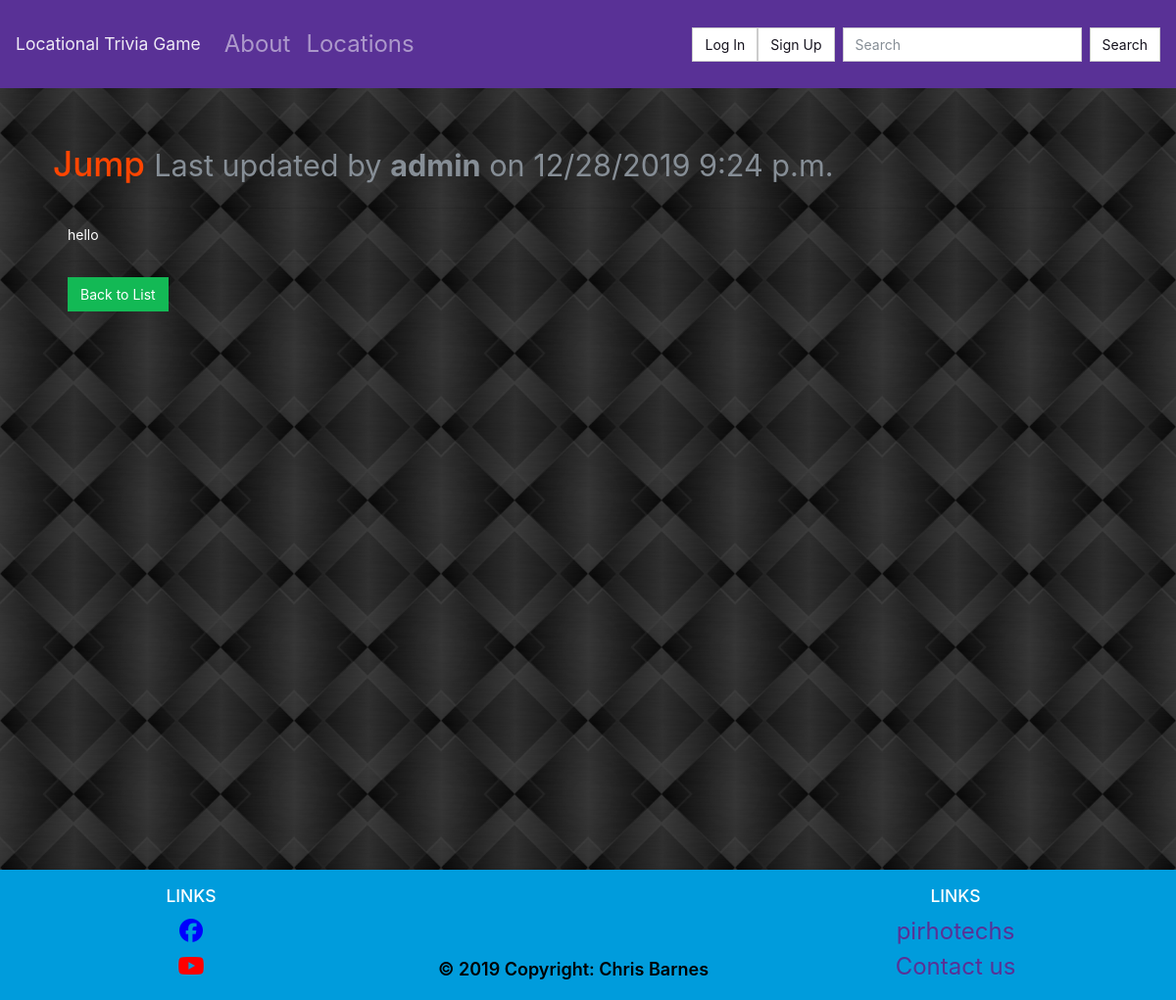
Page /locations/jump/ on the committed database.
### locations/models.py (models this page shows, shortened)
class Page(models.Model):
    objects = models.Manager()
    slug = models.CharField(max_length=settings.PAGE_TITLE_MAX_LENGTH, blank=True, editable=False, help_text="Unique URL path to access this page. Generated by the system.")
    created = models.DateTimeField(auto_now_add=True, help_text="The date and time this page was created. Automatically generated when the model saves.")
    modified = models.DateTimeField(auto_now=True, help_text="The date and time this page was updated. Automatically generated when the model updates.")
    title = models.CharField(max_length=settings.PAGE_TITLE_MAX_LENGTH, unique=True, default="Title of your page.")
    author = models.ForeignKey(User, on_delete=models.PROTECT, help_text="The user that posted this article.")
    content = models.TextField(default="Write the content of your page here.")

### locations/views.py (the view)
# urls.py: path('<str:slug>/', PageDetailView.as_view(), name='details-page'),
class PageDetailView(DetailView):
    model = Page
    template_name = 'locations/page.html'

### locations/templates/locations/page.html (shortened to what this page needs)
{% extends "base.html" %}
{% block content %}
  <div class="row">
    <div class="col m-4">
        <div class="row">
            <h1>
                {{ page.title }}
                <small class="text-muted">Last updated by <b>{{ page.author.username }}</b> on {{ page.modified|date:"SHORT_DATETIME_FORMAT" }} </small>
            </h1>
        </div>
        <hr>
        <p>{{ page.content|linebreaksbr }}</p>
        <hr>
        <a href="{% url 'list-page' %}" class="btn btn-success">Back to List</a>
    </div>
  </div>
{% endblock %}

### static/style.css (style rules this page uses)
body { background: lightgrey url("images/background.jpg") center; }
h1 { color: orangered; }
h2, h3, h4, p { color: white; }

### rows in the picture
Page: title "Jump", author.username "admin", modified "12/28/2019 9:24 p.m.", content "hello"
